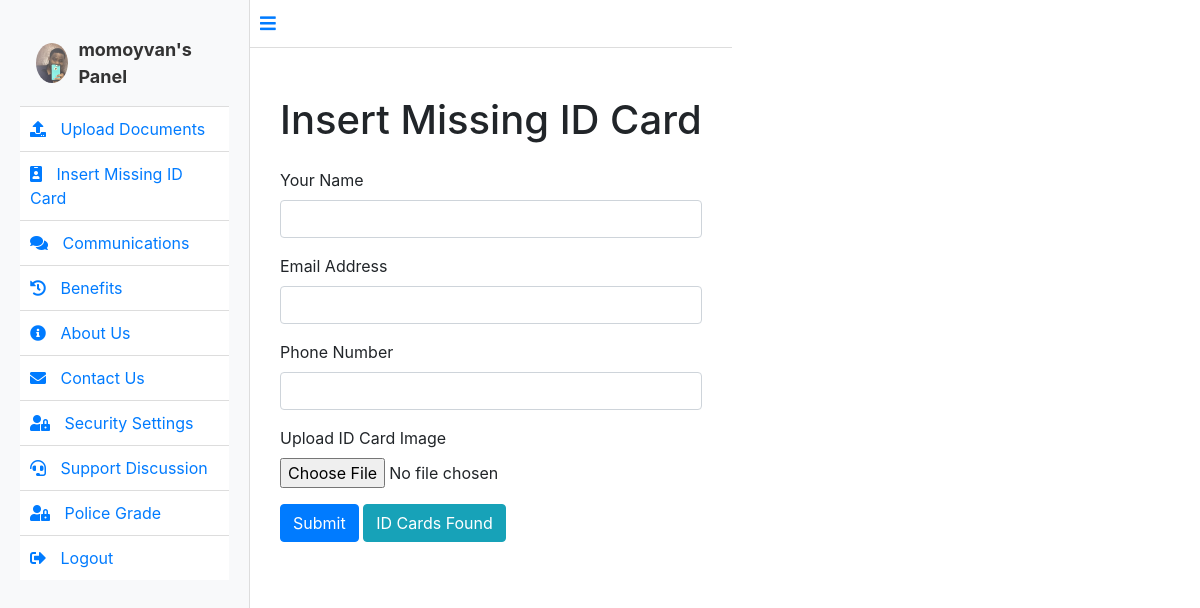
/insert_missing_id_card/ (signed in), run on the app's committed database.
### booking/models.py (models this page shows)
class User(AbstractUser):
    ROLE_CHOICES = [
        ('user', 'User'),
        ('officer', 'Police Officer'),
        ('admin', 'Super Admin'),
    ]
    email = models.CharField(max_length=100, default='user@gmail.com')
    role = models.CharField(max_length=10, choices=ROLE_CHOICES, default='user')
    name = models.CharField(max_length=100, default='user')  # Provide a default value
    phone = models.CharField(max_length=15, default='0000000000')  # Provide a default value
    address = models.TextField(null=True, blank=True)  # Temporarily allow null
    profile_picture = models.ImageField(upload_to='profile_pics/', null=True, blank=True)

### booking/views.py (the view)
# urls.py: path('insert_missing_id_card/', views.insert_missing_id_card, name='insert_missing_id_card'),
@login_required
def insert_missing_id_card(request):
    if request.method == 'POST':
        form = MissingIDCardForm(request.POST, request.FILES)
        if form.is_valid():
            form.save()
            return redirect('user_panel')
    else:
        form = MissingIDCardForm()
    found_id_cards = MissingIDCard.objects.all()
    return render(request, 'panel/user/insert_missing_id_card.html', {'form': form, 'found_id_cards': found_id_cards})

### booking/forms.py
class MissingIDCardForm(forms.ModelForm):
    class Meta:
        model = MissingIDCard
        fields = ['name', 'email', 'phone', 'id_card_image']

### booking/templates/panel/user/insert_missing_id_card.html (shortened to what this page needs)
{% extends 'base.html' %}
{% load static %}
{% block content %}
<div class="container mt-5">
    <h1 class="mb-4">Insert Missing ID Card</h1>
    <form method="POST" action="{% url 'insert_missing_id_card' %}" enctype="multipart/form-data" class="needs-validation" novalidate>
        <div class="form-group">
            <label for="name">Your Name</label>
            <input type="text" class="form-control" id="name" name="name" required>
        </div>
        <div class="form-group">
            <label for="email">Email Address</label>
            <input type="email" class="form-control" id="email" name="email" required>
        </div>
        <div class="form-group">
            <label for="phone">Phone Number</label>
            <input type="tel" class="form-control" id="phone" name="phone" required>
        </div>
        <div class="form-group">
            <label for="id_card_image">Upload ID Card Image</label>
            <input type="file" class="form-control-file" id="id_card_image" name="id_card_image" required>
        </div>
        <button type="submit" class="btn btn-primary">Submit</button>
        <button type="button" class="btn btn-info" data-toggle="modal" data-target="#idCardModal">ID Cards Found</button>
    </form>
</div>
{% endblock %}

### booking/templates/base.html (shortened to what this page needs)
{% load static %}
<!DOCTYPE html>
<html lang="en">
<head>
    <link rel="stylesheet" href="https://stackpath.bootstrapcdn.com/bootstrap/4.5.2/css/bootstrap.min.css">
    <link rel="stylesheet" href="https://cdnjs.cloudflare.com/ajax/libs/font-awesome/5.15.3/css/all.min.css">
    <link rel="stylesheet" href="https://cdnjs.cloudflare.com/ajax/libs/animate.css/4.1.1/animate.min.css" />
    <link rel="stylesheet" href="{% static 'css/base.css' %}">
</head>
<body>
    <div class="d-flex">
        <div class="dashboard-nav bg-light">
            <header class="p-3">
                <a href="{% url 'user_panel' %}" class="brand-logo animate__animated animate__fadeInLeft d-flex align-items-center">
                    {% if user.profile_picture %}
                        <img src="{{ user.profile_picture.url }}" alt="{{ user.username }}'s profile picture" class="profile-pic" />
                    {% else %}
                        <img src="{% static 'img/yvan.jpg' %}" alt="Default Avatar" class="profile-pic" />
                    {% endif %}
                    <span>{{ user.username }}'s Panel</span>
                </a>
            </header>
            <nav class="dashboard-nav-list list-group list-group-flush">
                <a href="{% url 'upload_document' %}" class="list-group-item dashboard-nav-item animate__animated animate__fadeInLeft"><i class="fas fa-upload"></i> Upload Documents</a>
                <a href="{% url 'insert_missing_id_card' %}" class="list-group-item dashboard-nav-item animate__animated animate__fadeInLeft"><i class="fas fa-id-badge"></i> Insert Missing ID Card</a>
                <a href="{% url 'user_communications' %}" class="list-group-item dashboard-nav-item animate__animated animate__fadeInLeft"><i class="fas fa-comments"></i> Communications</a>
                <a href="{% url 'history' %}" class="list-group-item dashboard-nav-item animate__animated animate__fadeInLeft"><i class="fas fa-history"></i> Benefits</a>
                <a href="{% url 'about' %}" class="list-group-item dashboard-nav-item animate__animated animate__fadeInLeft"><i class="fas fa-info-circle"></i> About Us</a>
                <a href="{% url 'contact_us' %}" class="list-group-item dashboard-nav-item animate__animated animate__fadeInLeft"><i class="fas fa-envelope"></i> Contact Us</a>
                <a href="{% url 'security_settings' %}" class="list-group-item dashboard-nav-item animate__animated animate__fadeInLeft"><i class="fas fa-user-lock"></i> Security Settings</a>
                <a href="{% url 'support_discussion' %}" class="list-group-item dashboard-nav-item animate__animated animate__fadeInLeft"><i class="fas fa-headset"></i> Support Discussion</a>
                <a href="{% url 'security_grade' %}" class="list-group-item dashboard-nav-item animate__animated animate__fadeInLeft"><i class="fas fa-user-lock"></i> Police Grade</a>
                <a href="{% url 'logout' %}" class="list-group-item dashboard-nav-item animate__animated animate__fadeInLeft"><i class="fas fa-sign-out-alt"></i> Logout</a>
            </nav>
        </div>
        <main class="dashboard-app">
            <header class="dashboard-toolbar">
                <a href="#!" class="menu-toggle"><i class="fas fa-bars"></i></a>
            </header>
        <div class="container mt-4 flex-grow-1">
            {% block content %}
            {% endblock %}
        </div>
    </div>
</body>
</html>

### booking/static/css/base.css (style rules this page uses)
.dashboard-nav { width: 250px; height: 100vh; position: fixed; top: 0; left: 0; background-color: #f7f7f7; padding: 20px; border-right: 1px solid #ddd; transition: left 0.3s ease-in-out; }
.dashboard-nav header { padding: 10px; border-bottom: 1px solid #ddd; }
.dashboard-nav header .brand-logo { font-size: 18px; font-weight: bold; color: #333; }
.dashboard-nav header .brand-logo img { width: 40px; height: 40px; border-radius: 50%; margin-right: 10px; }
.dashboard-nav-list { list-style: none; padding: 0; margin: 0; }
.dashboard-nav-item { padding: 10px; border-bottom: 1px solid #ddd; }
.dashboard-nav-item i { margin-right: 10px; }
.dashboard-app { margin-left: 250px; transition: margin-left 0.3s ease-in-out; }
.dashboard-toolbar { padding: 10px; border-bottom: 1px solid #ddd; }
.menu-toggle { font-size: 18px; cursor: pointer; }

### booking/templates/base.html (style rules this page uses)
.profile-pic { width: 50px; height: 50px; border-radius: 50%; margin-right: 10px; }

### data on the page
User: profile_picture (picture), username "momoyvan"
